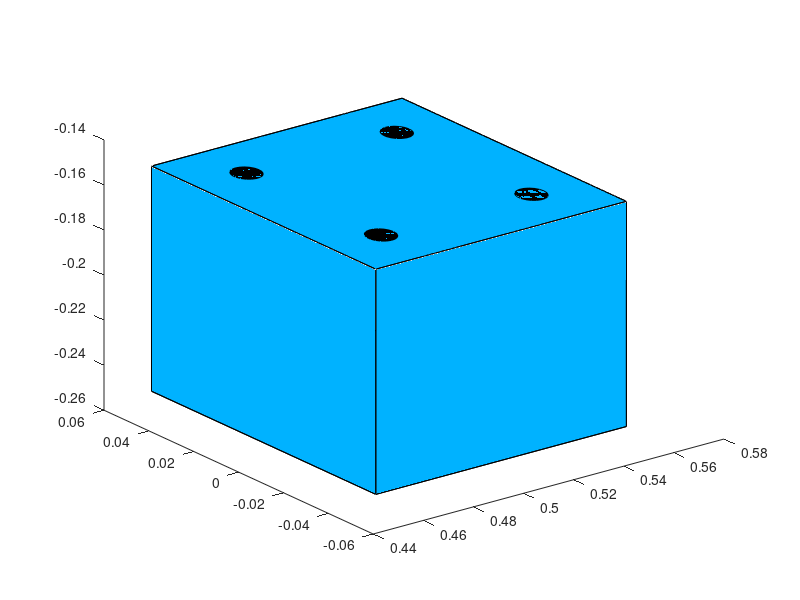

Write MATLAB code to recreate this figure.
function[vertices,faces] = KR5_Cube()

    tableHeight=-0.25;
    % Create the blue cube
    cubeSize = 0.1;  % Cube side length
    cubePos = [0.45, -0.05, tableHeight];  % Cube position in front of the robot's gripper
    
    % Cube vertices (8 corners of the cube)
    vertices = [
        0, 0, 0;
        cubeSize, 0, 0;
        cubeSize, cubeSize, 0;
        0, cubeSize, 0;
        0, 0, cubeSize;
        cubeSize, 0, cubeSize;
        cubeSize, cubeSize, cubeSize;
        0, cubeSize, cubeSize
    ];
    
    % Cube faces (6 faces of the cube)
    faces = [
        1, 2, 3, 4;   % Bottom face
        5, 6, 7, 8;   % Top face
        1, 2, 6, 5;   % Side face 1
        2, 3, 7, 6;   % Side face 2
        3, 4, 8, 7;   % Side face 3
        4, 1, 5, 8    % Side face 4
    ];
    
    % Translate the cube to the correct position
    vertices = vertices + cubePos;
    
    % Offset distance from face center to place the dots
    offset = 0.03;
    dotRadius = 0.005; % Radius of each dot
    
    % Define the number of points for the circle
    theta = linspace(0, 2*pi, 20);
    circle_x = dotRadius * cos(theta); % X-coordinates for circle
    circle_y = dotRadius * sin(theta); % Y-coordinates for circle
    
    %Plot the cube using patch
    hold on;
    for i = 1:size(faces,1)
        patch('Vertices', vertices, 'Faces', faces(i,:), ...
              'FaceColor', [0 0.7 1], 'EdgeColor', 'k'); % Set face color to blue
    end
    
    faceCenter = mean(vertices(faces(2,:), :));
    
    
    dotPositions = [
        faceCenter + [offset,  offset, 0];
        faceCenter + [-offset, offset, 0];
        faceCenter + [offset, -offset, 0];
        faceCenter + [-offset, -offset, 0];
    ];
    for j = 1:4
        fill3(dotPositions(j,1) + circle_x, dotPositions(j,2) + circle_y, dotPositions(j,3) * ones(size(circle_x)), 'k');
    end
    hold off;
end
